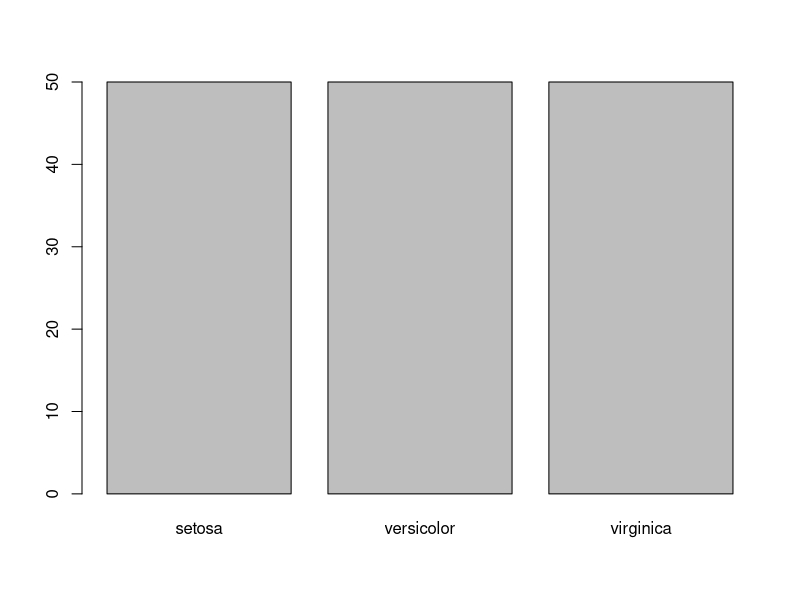
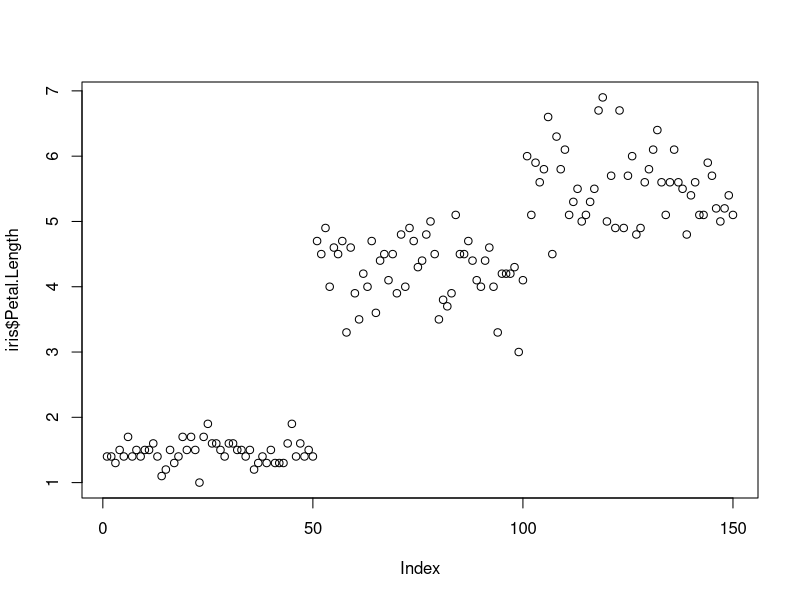
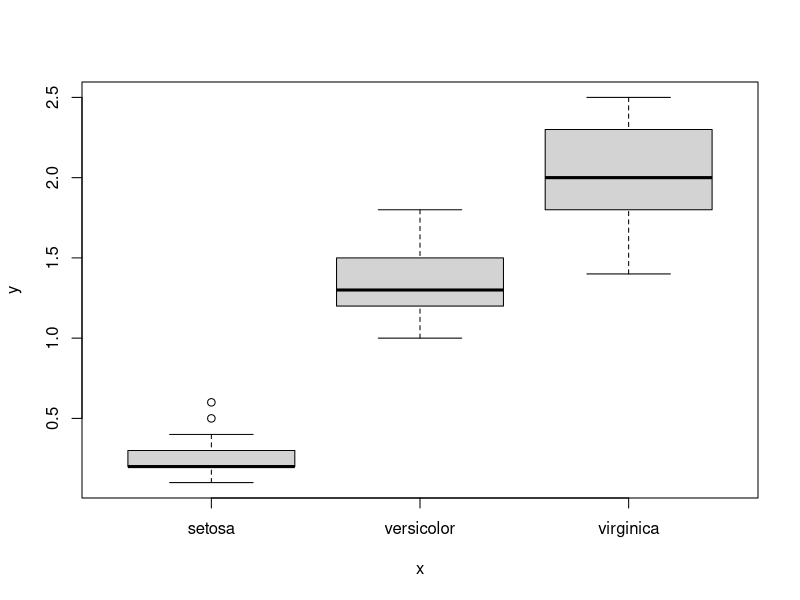
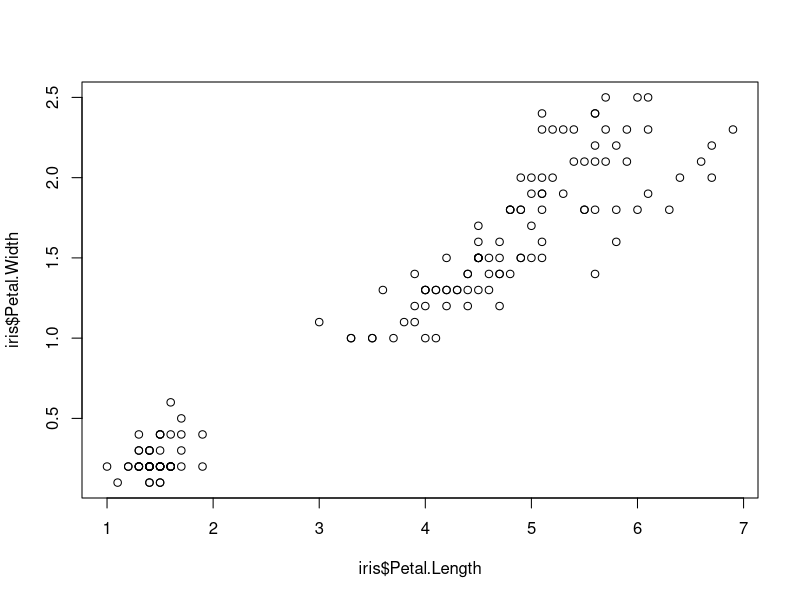
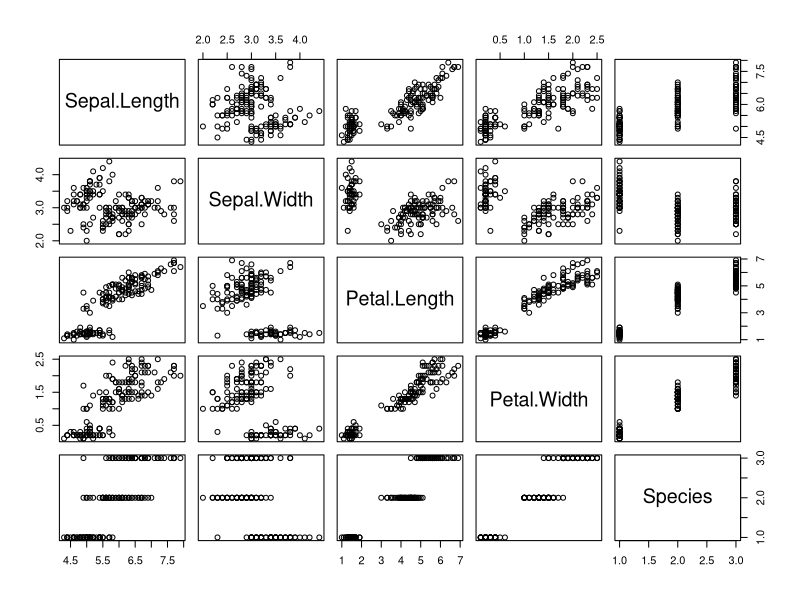

These figures' R source, in order:
# Importing the libray of teh datasets
library(datasets)  
# Listing the first 5 elements of 
head(iris)

# This will plot the different classes and their nuber of samplesz 
plot(iris$Species)
# This will list the various petal lenght
plot(iris$Petal.Length)
# This will give the variation of the petal sepcies with the petal widths 
plot(iris$Species, iris$Petal.Width)
# This will give the variation of the petal lenght with the petal widths 
plot(iris$Petal.Length, iris$Petal.Width)
# This will plot all the permulation and combinations 
plot(iris)